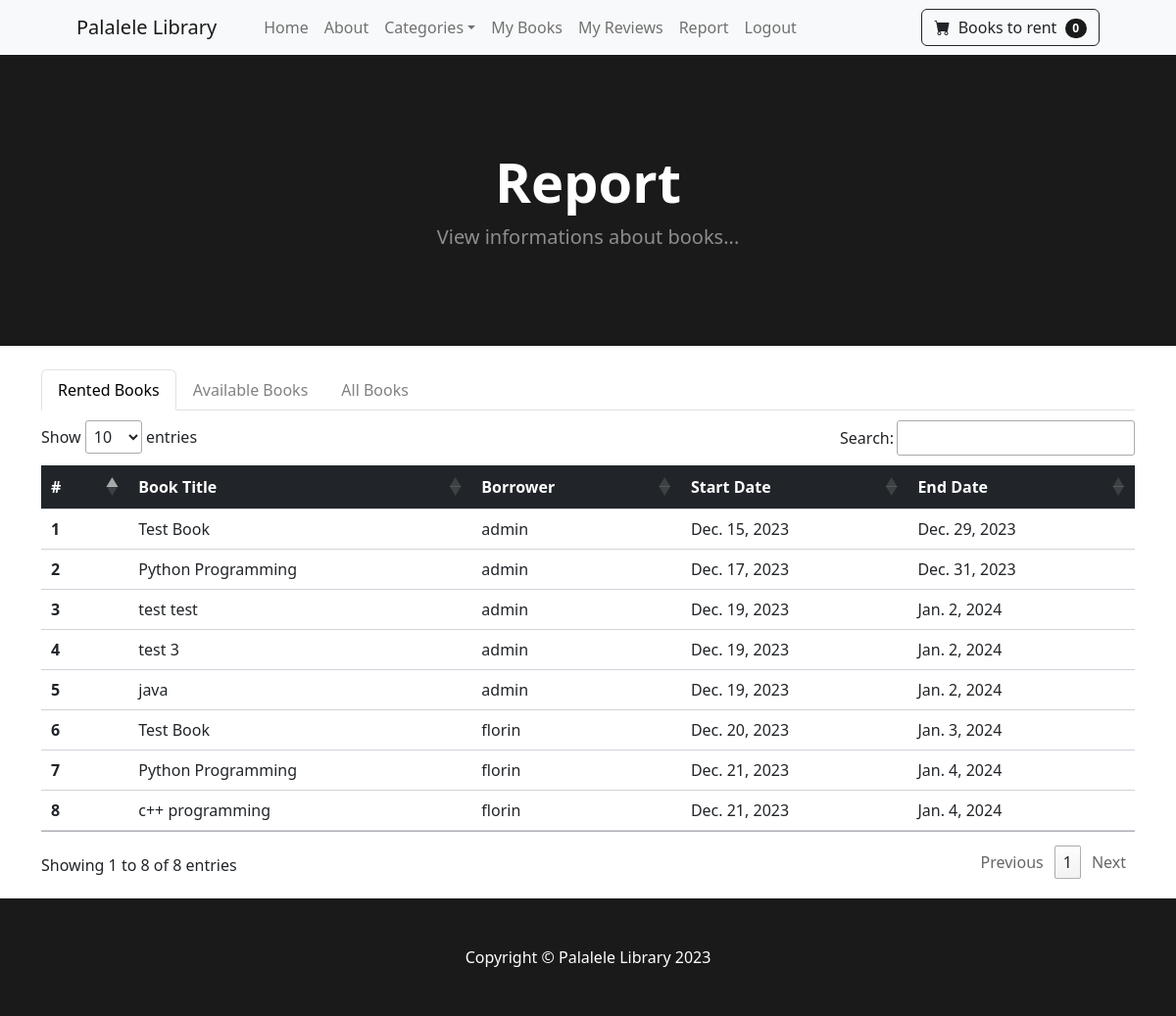
/report/ (signed in), run on the app's committed database.
### library/models.py (models this page shows, shortened)
class BookInstance(models.Model):
    book = models.ForeignKey(Book, on_delete=models.CASCADE)
    is_returned = models.BooleanField(default=False)
    start_date = models.DateField()
    end_date = models.DateField()
    borrower = models.ForeignKey(CustomUser, on_delete=models.SET_NULL, null=True, blank=True)

class Book(models.Model):
    title = models.CharField(max_length=100)
    author = models.CharField(max_length=100)
    description = models.TextField(blank=True, null=True)
    category = models.ForeignKey(Category, on_delete=models.CASCADE, blank=True, null=True)
    image = models.ImageField(upload_to='uploads/book/')
    quantity = models.PositiveIntegerField(default=1)

class CustomUser(AbstractUser):
    is_approved = models.BooleanField(default=False)

### library/views.py (the view)
# urls.py: path('report/', ReportView.as_view(), name='report'),
class ReportView(TemplateView):
    template_name = 'report.html'
    @method_decorator(staff_required)
    def dispatch(self, *args, **kwargs):
        return super().dispatch(*args, **kwargs)
    def get_context_data(self, **kwargs):
        context = super().get_context_data(**kwargs)
        rented_books = BookInstance.objects.filter(is_returned=False)
        available_books = Book.objects.filter(quantity__gt=0)
        all_books = Book.objects.all()
        context['rented_books'] = rented_books
        context['available_books'] = available_books
        context['all_books'] = all_books
        return context

### cart/cart.py (called while the page is built)
    def __len__(self):
        return len(self.cart)

### cart/context_processors.py (called while the page is built)
def cart(request):
    return { 'cart': Cart(request) }

### library/context_processors.py (called while the page is built)
def navbar_content(request):
    categories = Category.objects.all()
    return {'categories': categories}

### library/templates/report.html (shortened to what this page needs)
{% extends 'base.html' %}
{% block content %}
    <header class="bg-dark py-5">
        <div class="container px-4 px-lg-5 my-5">
            <div class="text-center text-white">
                <h1 class="display-4 fw-bolder">Report</h1>
                <p class="lead fw-normal text-white-50 mb-0">View informations about books...</p>
            </div>
        </div>
    </header>
    <br/>
    <div class="container">
      <ul class="nav nav-tabs" id="bookTabs">
          <li class="nav-item">
              <a class="nav-link active" id="rented-books-tab" data-toggle="tab" href="#rented-books">Rented Books</a>
          </li>
          <li class="nav-item">
              <a class="nav-link" id="available-books-tab" data-toggle="tab" href="#available-books">Available Books</a>
          </li>
          <li class="nav-item">
            <a class="nav-link" id="all-books-tab" data-toggle="tab" href="#all-books">All Books</a>
        </li>
      </ul>
    </div>
    <div class="container tab-content" id="bookTables">
      <div class="tab-pane fade show active" id="rented-books">
          {% if rented_books %}
              <table id="rentedBooksTable" class="table">
                <thead class="table-dark pt-2">
                  <tr>
                    <th scope="col">#</th>
                    <th scope="col">Book Title</th>
                    <th scope="col">Borrower</th>
                    <th scope="col">Start Date</th>
                    <th scope="col">End Date</th>
                  </tr>
                </thead>
                <tbody>
                  {% for book_instance in rented_books %}
                  <tr>
                    <th scope="row">{{ forloop.counter }}</th>
                    <td>{{ book_instance.book.title }}</td>
                    <td>{{ book_instance.borrower.username }}</td>
                    <td>{{ book_instance.start_date }}</td>
                    <td>{{ book_instance.end_date }}</td>
                  </tr>
                {% endfor %}
                </tbody>
              </table>
          {% else %}
              <p>No rented books available.</p>
          {% endif %}
      </div>
    </div>
{% endblock %}

### data on the page
BookInstance: book "Test Book", borrower.username "admin", start_date "Dec. 15, 2023", end_date "Dec. 29, 2023"
BookInstance: book "Python Programming", borrower.username "admin", start_date "Dec. 17, 2023", end_date "Dec. 31, 2023"
BookInstance: book "test test", borrower.username "admin", start_date "Dec. 19, 2023", end_date "Jan. 2, 2024"
BookInstance: book "test 3", borrower.username "admin", start_date "Dec. 19, 2023", end_date "Jan. 2, 2024"
BookInstance: book "java", borrower.username "admin", start_date "Dec. 19, 2023", end_date "Jan. 2, 2024"
BookInstance: book "Test Book", borrower.username "florin", start_date "Dec. 20, 2023", end_date "Jan. 3, 2024"
BookInstance: book "Python Programming", borrower.username "florin", start_date "Dec. 21, 2023", end_date "Jan. 4, 2024"
BookInstance: book "c++ programming", borrower.username "florin", start_date "Dec. 21, 2023", end_date "Jan. 4, 2024"

### other printed values
{{ cart|length }} "0"
